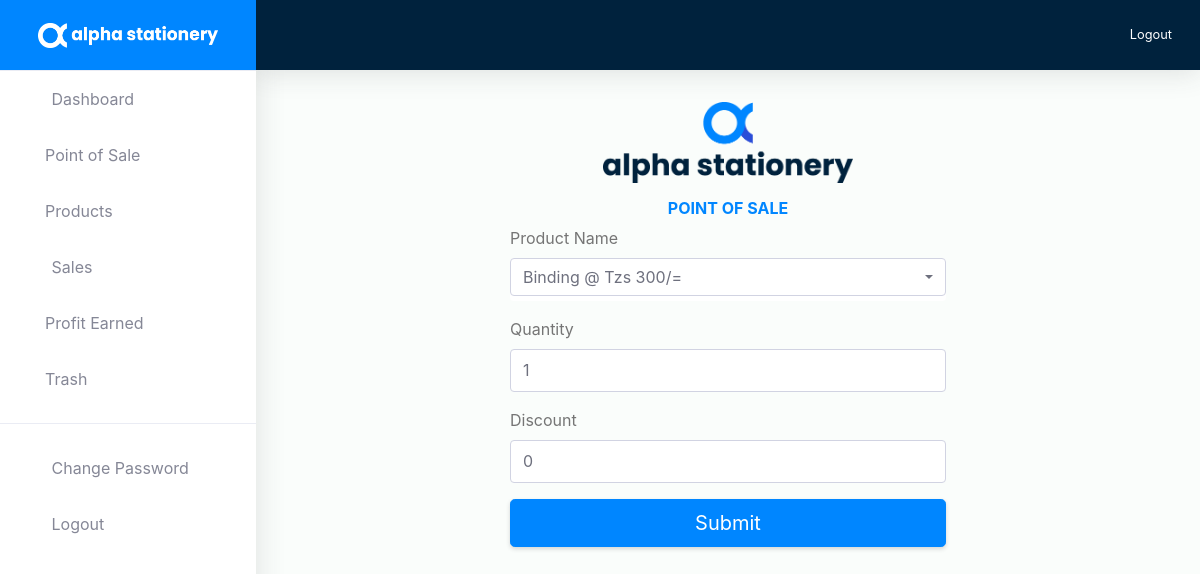
Before: /point-of-sale (signed in) with the older database file.
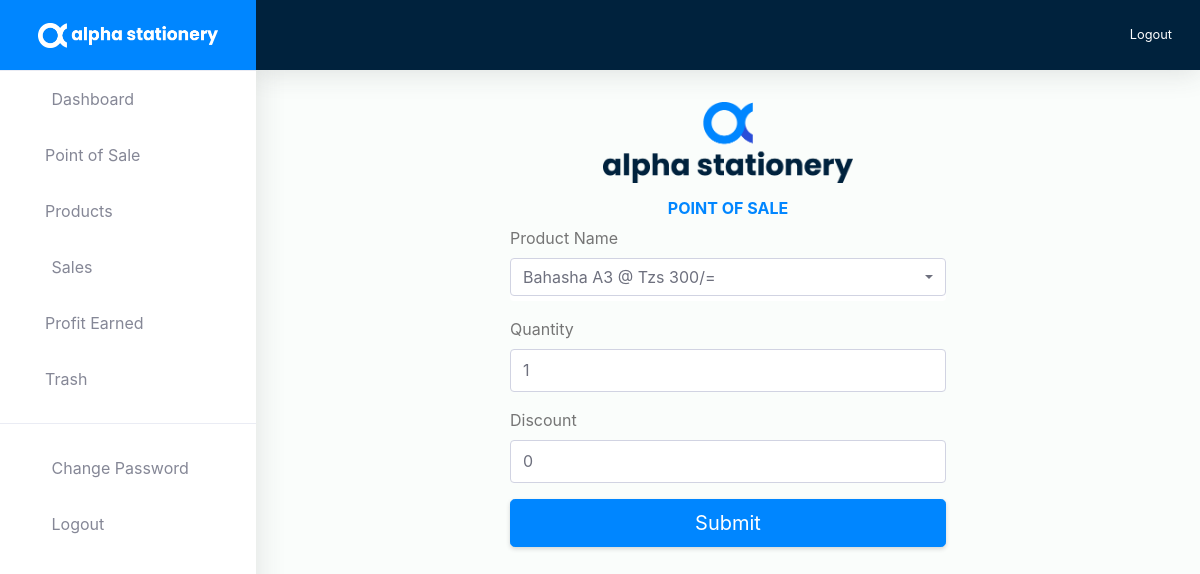
After: the same page with the newer database file.
### tables this page shows
CREATE TABLE `products` (
  `productID` int(11) NOT NULL,
  `productName` varchar(255) NOT NULL,
  `productQuantity` varchar(255) NOT NULL,
  `buyingPrice` varchar(255) NOT NULL,
  `sellingPrice` varchar(255) NOT NULL,
  `dateCreated` varchar(255) NOT NULL
);

### point-of-sale.php (the view, shortened to what this page needs)
<!DOCTYPE html>
<html lang="en">
<?php include 'includes/head.php';?>
<?php include 'db/dbConfig.php';?>
<body id="page-top">
    <?php
    if(isset($_SESSION['username'])) {
?>
    <div id="wrapper">
        <?php include 'includes/sidebar.php';?>
        <div id="content-wrapper" class="d-flex flex-column">
            <div id="content">
                <?php include 'includes/topbar.php';?>
                <div class="container-fluid" id="container-wrapper">
                    <div class="row">
                        <div class="col-lg-6 offset-lg-3 p-o-s">
                            <?php
                                $fetchProductsSql = "SELECT * FROM products ORDER BY productName";
                                $fetchProductsSqlQuery = mysqli_query($db, $fetchProductsSql);
                                if(mysqli_num_rows($fetchProductsSqlQuery) == 0) {
                                    echo '<div class="text-center p-1">
                                            <img src="images/cover/empty.png" class="w-50 mt-4">
                                                    <h4 class="mt-4 text-dark">It feels a little lonely in here!</h4>
                                                    <p>Please add some products to make some sales.</p>
                                                     <a href="products" class="btn btn-primary"><i class="fa fa-plus-circle"></i> Add Products</a>
                                                    </div>';
                                }
                                else {
                            ?>
                            <div class="text-center mt-2">
                                <img class="logo mb-3" src="images/logo/alpha-logo-vertical.png" alt="alpha stationery logo" width="250px" height="">
                                <h6 class="mb-2 text-uppercase text-primary"><strong>Point of Sale</strong></h6>
                            </div>
                            <form method="post" action="point-of-sale">
                                <div class="form-row">
                                    <div class="form-group col-md-12">
                                        <label for="name">Product Name</label>
                                        <select class="form-control selectpicker" name="name" data-live-search="true" id="name">
                                            <?php
                                                    while($row = mysqli_fetch_array($fetchProductsSqlQuery)) {
                                                        $status = "disabled";
                                                        echo '<option value="'.$row['productID'].'"';
                                                        if($row['productQuantity'] <= 0) {echo $status;}
                                                        if($row['sellingPrice'] == "") {
                                                            $row['sellingPrice'] = 0;
                                                        }
                                                        else {
                                                            $row['sellingPrice'] = $row['sellingPrice'];
                                                        }
                                                        echo '>'.$row['productName'].' @ Tzs '.number_format($row['sellingPrice']).'/=</option>';
                                                    }
                                                ?>
                                        </select>
                                    </div>
                                    <div class="form-group col-md-12">
                                        <label for="quantity">Quantity</label>
                                        <input type="number" class="form-control" id="quantity" name="quantity" value="1">
                                    </div>
                                    <div class="form-group col-md-12">
                                        <label for="Discount">Discount</label>
                                        <input type="number" class="form-control" id="Discount" name="discount" value="0">
                                    </div>
                                </div>
                                <input type="submit" role="button" name="submit" class="btn btn-primary btn-block btn-lg mb-1" value="Submit">
                            </form>
                            <?php }?>
                        </div>
                    </div>
                </div>
            </div>
        </div>
    </div>
</body>
</html>
<?php
    } else { header("Location: 404"); }
?>

Changed rows visible on the page:
no longer on this page (row edited): products: productName "Binding", sellingPrice "300"
now on this page (row edited): products: productName "Bahasha A3", sellingPrice "300"
